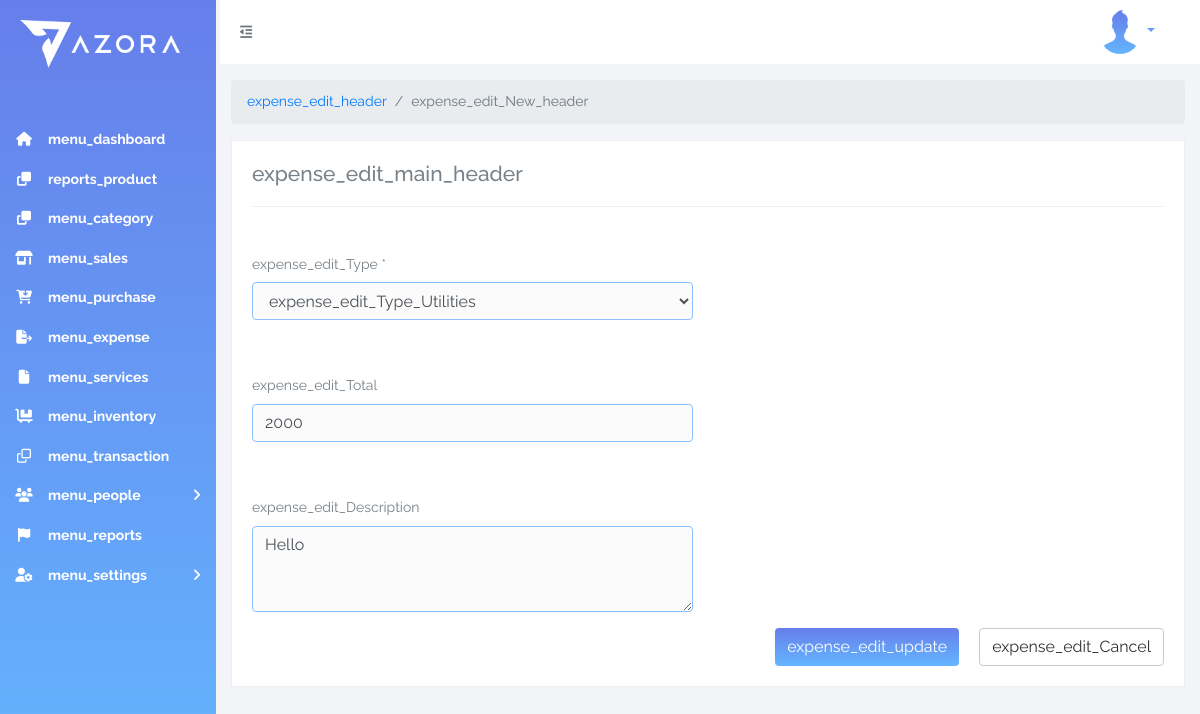
The page /expense_edit.php?id=1 (signed in) on the database its author committed.
### tables this page shows
CREATE TABLE `expense` (
  `id` int(11) NOT NULL,
  `user_id` int(11) NOT NULL,
  `type` varchar(255) DEFAULT NULL,
  `description` varchar(255) DEFAULT NULL,
  `total` int(11) DEFAULT NULL,
  `created_at` timestamp NOT NULL DEFAULT CURRENT_TIMESTAMP ON UPDATE CURRENT_TIMESTAMP,
  `updated_at` timestamp NOT NULL DEFAULT '0000-00-00 00:00:00',
  `deleted_at` timestamp NOT NULL DEFAULT '0000-00-00 00:00:00'
);

### expense_edit.php (the view, shortened to what this page needs)
<?php
include("includes/template/header.php");
include("connect.php");
$id = $_REQUEST['id'];
$query = "SELECT * from expense where id='" . $id . "'";
$result = mysqli_query($mysqli, $query) or die(mysqli_error());
$row = mysqli_fetch_assoc($result);
?>
<nav aria-label="breadcrumb">
  <ol class="breadcrumb">
    <li class="breadcrumb-item"><a href="expense.php"><?php echo _("expense_edit_header");?></a></li>
    <li class="breadcrumb-item active" aria-current="page"><?php echo _("expense_edit_New_header");?></li>
  </ol>
</nav>
<?php
if ($_SERVER["REQUEST_METHOD"] == "POST") {
  $id = $_REQUEST['id'];
  $type = $_REQUEST['type'];
  $description = $_REQUEST['expense_description'];
  $total = $_REQUEST['total'];
  $user_id = 2;
  $update = "UPDATE expense SET type ='" . $type . "',user_id ='" . $user_id . "' , description ='" . $description . "', total ='" . $total . "' WHERE id ='" . $id . "' ";
  $stmt = $mysqli->prepare($update);
  $stmt->execute();
  if ($stmt->error) {
    echo '<div class="fail-msg">'; echo _("expense_edit_something_went_wrong"); echo'</div>';
  } else {
    echo '<div class="done-msg"> '; echo _("expense_edit_successfully_added"); echo' </div>';
  }
  $stmt->close();
  mysqli_close($mysqli);
} else {
  ?>
  <div class="row">
    <div class="col-md-12">
      <div class="new-category">
        <h2><?php echo _("expense_edit_main_header");?></h2>
        <form method="post" action="<?php echo htmlspecialchars($_SERVER["PHP_SELF"]); ?>" enctype="multipart/form-data" name="form">
          <div class="row">
            <div class="col-sm-6">
              <div class="form-group">
                <label for="cate"><?php echo _("expense_edit_Type");?> *</label>
                <select class="form-control" name="type" required>
                  <option <?php if ($row['type'] == 'Utilities') echo 'selected'; ?>><?php echo _("expense_edit_Type_Utilities");?></option>
                </select>
              </div>
            </div>
            <div class="col-sm-6">
            </div>
            <div class="col-sm-6 ">
              <div class="form-group">
                <label for="total"><?php echo _("expense_edit_Total");?></label>
                <input type="number" main="1" id="total" name="total" class="form-control" value="<?php echo $row['total']; ?>" required>
              </div>
            </div>
            <div class="col-sm-6">
            </div>
            <div class="col-sm-6">
              <div class="form-group">
                <label for="desc"><?php echo _("expense_edit_Description");?></label>
                <textarea class="form-control" id="desc" rows="3" name="expense_description"><?php echo $row['description']; ?></textarea>
              </div>
            </div>
            <div class="col-sm-12 d-flex justify-content-end">
              <input type="submit" class="btn main-btn save" value="<?php echo _("expense_edit_update");?>">
              <button type="button" class="btn btn-secondary  cancel"><?php echo _("expense_edit_Cancel");?></button>
            </div>
        </form>
      </div>
    </div>
  <?php } ?>
  <?php include("includes/template/footer.php"); ?>

### rows shown on the page
expense: type "expense_edit_Type_Utilities", total "2000", expense_description "Hello"

### other values the page prints
_("menu_dashboard") "menu_dashboard"
_("reports_product") "reports_product"
_("menu_category") "menu_category"
_("menu_sales") "menu_sales"
_("menu_purchase") "menu_purchase"
_("menu_expense") "menu_expense"
_("menu_services") "menu_services"
_("menu_inventory") "menu_inventory"
_("menu_transaction") "menu_transaction"
_("menu_people") "menu_people"
_("menu_reports") "menu_reports"
_("menu_settings") "menu_settings"
_("expense_edit_header") "expense_edit_header"
_("expense_edit_New_header") "expense_edit_New_header"
_("expense_edit_main_header") "expense_edit_main_header"
